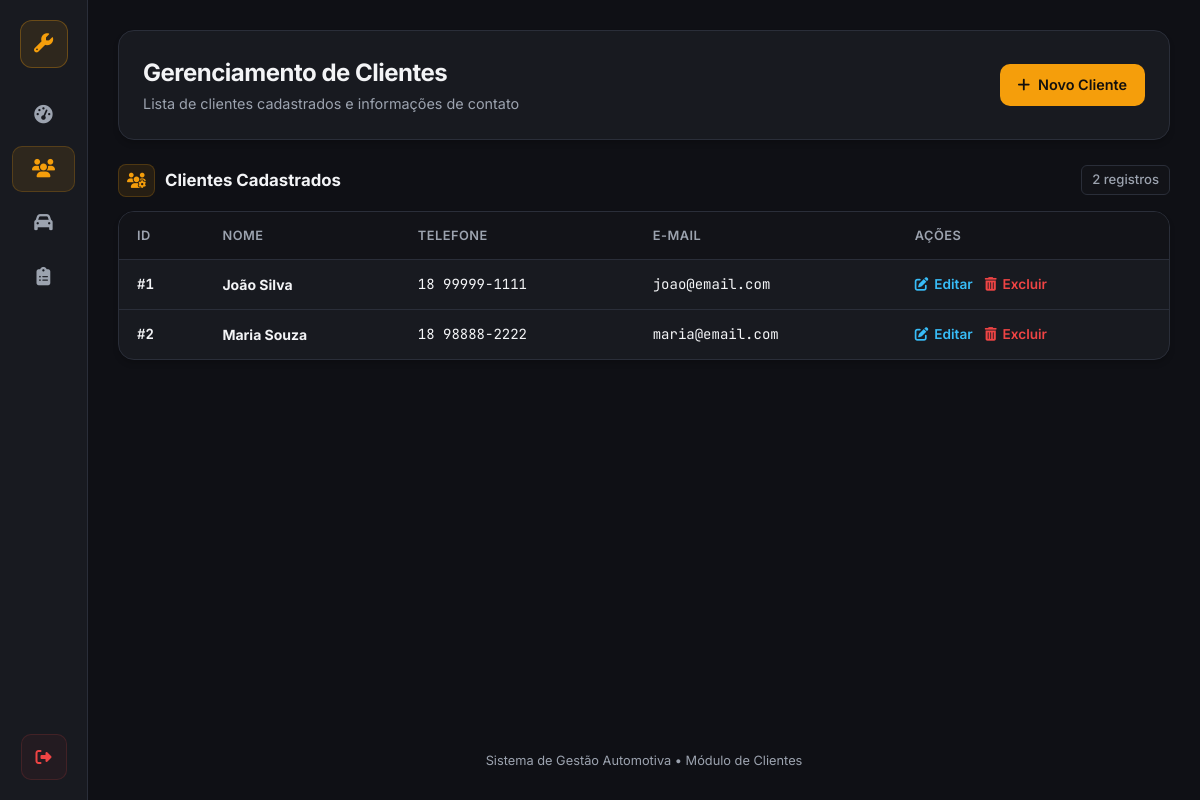
Page /clientes/listar.php (signed in) on the committed database.
### tables this page shows
CREATE TABLE IF NOT EXISTS clientes (
    id INT AUTO_INCREMENT PRIMARY KEY,
    nome VARCHAR(100) NOT NULL,
    telefone VARCHAR(20) NOT NULL,
    email VARCHAR(100)
);

### clientes/listar.php (the view, shortened to what this page needs)
<?php
require_once "../conexao.php";
$sql = "SELECT id, nome, telefone, email FROM clientes ORDER BY nome";
$clientes = $pdo->query($sql)->fetchAll(PDO::FETCH_ASSOC);
$totalClientes = count($clientes);
?>
<!DOCTYPE html>
<html lang="pt-br">
<head>
    <link rel="stylesheet" href="https://cdnjs.cloudflare.com/ajax/libs/font-awesome/6.5.1/css/all.min.css">
</head>
<body>
<div class="app">
    <aside class="rail">
        <a href="../index.php" class="rail-logo" title="Oficina Mecânica" aria-label="Oficina Mecânica"><i class="fa-solid fa-wrench"></i></a>
        <nav class="rail-nav" aria-label="Navegação principal">
            <a href="../index.php" title="Painel" aria-label="Painel"><i class="fa-solid fa-gauge-high"></i></a>
            <a href="listar.php" class="active" title="Clientes" aria-label="Clientes" aria-current="page"><i class="fa-solid fa-users"></i></a>
            <a href="../veiculos/listar.php" title="Veículos" aria-label="Veículos"><i class="fa-solid fa-car"></i></a>
            <a href="../ordens/listar.php" title="Ordens de Serviço" aria-label="Ordens de Serviço"><i class="fa-solid fa-clipboard-list"></i></a>
        </nav>
        <a href="../logout.php" class="rail-out" title="Sair do Sistema" aria-label="Sair"><i class="fa-solid fa-right-from-bracket"></i></a>
    </aside>
    <main class="main">
        <div class="head">
            <div>
                <h1>Gerenciamento de Clientes</h1>
                <p>Lista de clientes cadastrados e informações de contato</p>
            </div>
            <a href="cadastrar.php" class="btn-primary">
                <i class="fa-solid fa-plus"></i> Novo Cliente
            </a>
        </div>
        <section>
            <div class="sec-title">
                <i class="fa-solid fa-users-gear"></i> Clientes Cadastrados
                <span class="aux"><?= $totalClientes ?> registros</span>
            </div>
            <div class="box tbl-wrap">
                <table>
                    <thead>
                        <tr>
                            <th>ID</th>
                            <th>Nome</th>
                            <th>Telefone</th>
                            <th>E-mail</th>
                            <th>Ações</th>
                        </tr>
                    </thead>
                    <tbody>
                        <?php if (empty($clientes)): ?>
                            <tr><td colspan="5" class="vazio">Nenhum cliente cadastrado no momento.</td></tr>
                        <?php else: ?>
                            <?php foreach ($clientes as $c): ?>
                                <tr>
                                    <td class="mono"><b>#<?= (int)$c['id'] ?></b></td>
                                    <td><b><?= htmlspecialchars($c['nome']) ?></b></td>
                                    <td class="mono"><?= htmlspecialchars($c['telefone']) ?></td>
                                    <td class="mono"><?= htmlspecialchars($c['email']) ?></td>
                                    <td>
                                        <div class="actions-cell">
                                            <a href="editar.php?id=<?= $c['id'] ?>" class="action-link action-edit" title="Editar cliente">
                                                <i class="fa-solid fa-pen-to-square"></i> Editar
                                            </a>
                                            <a href="excluir.php?id=<?= $c['id'] ?>" class="action-link action-delete" onclick="return confirm('Tem certeza que deseja excluir este cliente?')" title="Excluir cliente">
                                                <i class="fa-solid fa-trash-can"></i> Excluir
                                            </a>
                                        </div>
                                    </td>
                                </tr>
                            <?php endforeach; ?>
                        <?php endif; ?>
                    </tbody>
                </table>
            </div>
        </section>
        <div class="foot">Sistema de Gestão Automotiva &bull; Módulo de Clientes</div>
    </main>
</div>
</body>
</html>

### clientes/listar.php (style rules this page uses)
:root { --canvas: #0f1015; --card: #181a20; --text: #f3f4f6; --muted: #9ca3af; --accent: #f59e0b; --accent-hover: #d97706; --cyan: #38bdf8; --red: #ef4444; --green: #10b981; --line: #2a2e39; --mono: 'JetBrains Mono', monospace; --sans: 'Inter', sans-serif; }
* { box-sizing: border-box; margin: 0; padding: 0; }
body { font-family: var(--sans); background: var(--canvas); color: var(--text); line-height: 1.5; }
a { color: inherit; text-decoration: none; }
.mono { font-family: var(--mono); }
.app { display: grid; grid-template-columns: 88px minmax(0, 1fr); min-height: 100vh; }
.rail { position: sticky; top: 0; height: 100vh; display: flex; flex-direction: column; align-items: center; gap: 16px; padding: 20px 0; background: var(--card); border-right: 1px solid var(--line); z-index: 10; }
.rail-logo { width: 48px; height: 48px; display: grid; place-items: center; background: rgba(245, 158, 11, 0.1); border: 1px solid rgba(245, 158, 11, 0.3); border-radius: 12px; color: var(--accent); font-size: 1.2rem; margin-bottom: 8px; transition: transform 0.2s; }
.rail-nav { display: flex; flex-direction: column; gap: 8px; width: 100%; padding: 0 12px; }
.rail-nav a { position: relative; height: 46px; display: flex; align-items: center; justify-content: center; color: var(--muted); font-size: 1.15rem; border-radius: 10px; transition: all 0.2s ease; }
.rail-nav a.active { color: var(--accent); background: rgba(245, 158, 11, 0.1); border: 1px solid rgba(245, 158, 11, 0.2); }
.rail-out { margin-top: auto; width: 46px; height: 46px; display: grid; place-items: center; color: var(--red); background: rgba(239, 68, 68, 0.05); border: 1px solid rgba(239, 68, 68, 0.15); border-radius: 10px; transition: all 0.2s; }
.main { padding: 30px; min-width: 0; display: flex; flex-direction: column; gap: 24px; }
.head { display: flex; align-items: center; justify-content: space-between; gap: 16px; flex-wrap: wrap; background: var(--card); padding: 24px; border: 1px solid var(--line); border-radius: 16px; box-shadow: 0 4px 6px -1px rgba(0,0,0,0.2); }
.head h1 { font-size: 1.5rem; font-weight: 700; color: var(--text); letter-spacing: -0.5px; }
.head p { color: var(--muted); font-size: 0.9rem; margin-top: 2px; }
.btn-primary { background-color: var(--accent); color: #12100e; font-weight: 600; border: none; border-radius: 10px; padding: 10px 18px; font-size: 0.9rem; cursor: pointer; transition: background-color 0.2s; display: inline-flex; align-items: center; gap: 8px; text-decoration: none; }
.box { background: var(--card); border: 1px solid var(--line); border-radius: 16px; box-shadow: 0 4px 6px -1px rgba(0,0,0,0.2); }
.sec-title { display: flex; align-items: center; gap: 10px; font-size: 1.05rem; font-weight: 700; margin-bottom: 14px; color: var(--text); }
.sec-title i { color: var(--accent); font-size: 0.95rem; background: rgba(245, 158, 11, 0.1); padding: 8px; border-radius: 8px; border: 1px solid rgba(245, 158, 11, 0.2); }
.sec-title .aux { margin-left: auto; font-weight: 500; font-size: 0.82rem; color: var(--muted); background: #121318; padding: 4px 10px; border-radius: 6px; border: 1px solid var(--line); }
.tbl-wrap { overflow-x: auto; border-radius: 16px; }
table { width: 100%; border-collapse: collapse; font-size: 0.875rem; text-align: left; }
th { font-weight: 600; color: var(--muted); background: #121318; padding: 14px 18px; border-bottom: 1px solid var(--line); white-space: nowrap; font-size: 0.8rem; text-transform: uppercase; letter-spacing: 0.5px; }
td { padding: 14px 18px; border-bottom: 1px solid var(--line); white-space: nowrap; color: var(--text); }
tbody tr:last-child td { border-bottom: 0; }
.actions-cell { display: flex; gap: 12px; align-items: center; }
.action-link { font-size: 0.85rem; font-weight: 600; transition: color 0.2s; display: inline-flex; align-items: center; gap: 6px; }
.action-edit { color: var(--cyan); }
.action-delete { color: var(--red); }
.foot { margin-top: auto; padding-top: 10px; text-align: center; color: var(--muted); font-size: 0.8rem; }

### rows in the picture
clientes: id "1", nome "João Silva", telefone "18 99999-1111", email "joao@email.com"
clientes: id "2", nome "Maria Souza", telefone "18 98888-2222", email "maria@email.com"

### other values in the picture
$totalClientes "2"
